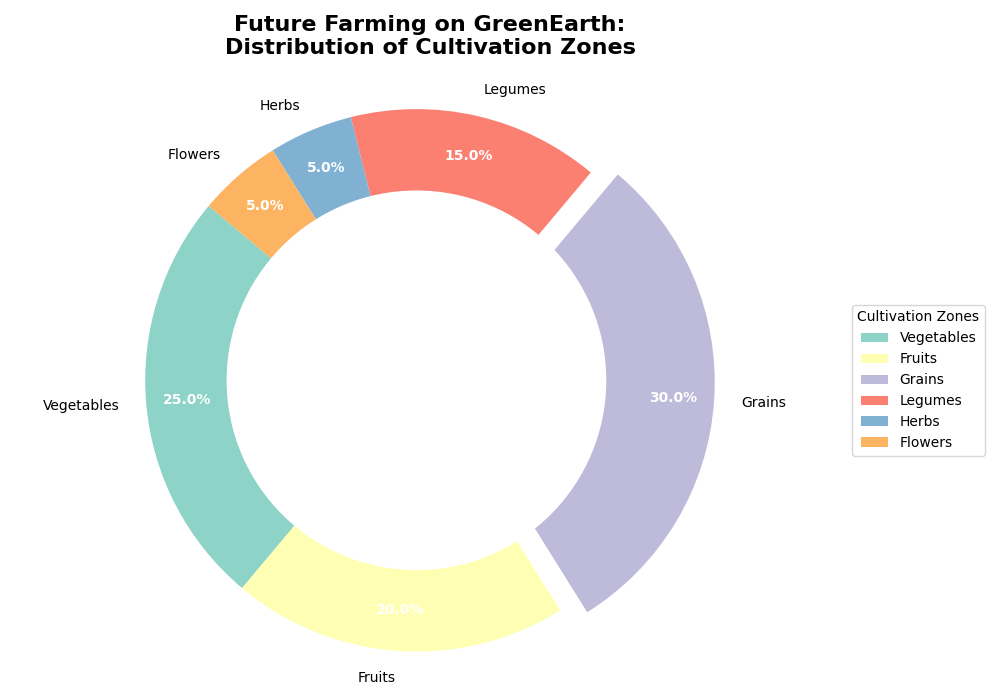

This figure's Python source:
import matplotlib.pyplot as plt
import numpy as np

# Backstory:
# In Planet GreenEarth, a future self-sustained farming project is being launched. The project involves several zones dedicated to different types of crop cultivation. The pie chart illustrates the distribution of these cultivation zones.

# Data: Distribution of cultivation zones in acres
zones = ['Vegetables', 'Fruits', 'Grains', 'Legumes', 'Herbs', 'Flowers']
zone_acres = np.array([25, 20, 30, 15, 5, 5])

# Colors associated with each zone
colors = ['#8dd3c7', '#ffffb3', '#bebada', '#fb8072', '#80b1d3', '#fdb462']

# Explode the 'Grains' slice for emphasis
explode = (0, 0, 0.1, 0, 0, 0)  # Emphasize the third slice (i.e., Grains)

# Create the pie chart
fig, ax = plt.subplots(figsize=(10, 7))
wedges, texts, autotexts = ax.pie(
    zone_acres, 
    explode=explode, 
    labels=zones, 
    colors=colors,
    autopct='%1.1f%%', 
    startangle=140, 
    pctdistance=0.85
)

# Format autotexts
for autotext in autotexts:
    autotext.set_color('white')
    autotext.set_fontsize(10)
    autotext.set_weight('bold')

# Draw a circle at the center of the pie chart to make it a donut chart
centre_circle = plt.Circle((0, 0), 0.70, fc='white')
fig.gca().add_artist(centre_circle)

# Equal aspect ratio ensures the pie is drawn as a circle
ax.axis('equal')  

# Title for the pie chart
plt.title(
    'Future Farming on GreenEarth:\nDistribution of Cultivation Zones', 
    fontsize=16, 
    weight='bold', 
    pad=20
)

# Add a legend outside the chart
ax.legend(wedges, zones, title="Cultivation Zones", loc='center left', bbox_to_anchor=(1, 0, 0.5, 1))

# Automatically adjust the layout to avoid text overlap
plt.tight_layout()

# Show the plot
plt.show()
